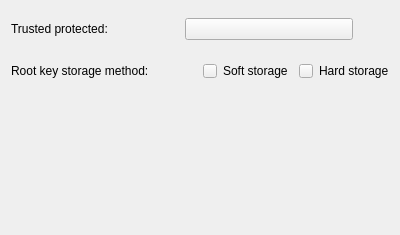
<?xml version="1.0" encoding="UTF-8"?>
<ui version="4.0">
 <class>TrustedSettings</class>
 <widget class="QWidget" name="TrustedSettings">
  <property name="geometry">
   <rect>
    <x>0</x>
    <y>0</y>
    <width>400</width>
    <height>235</height>
   </rect>
  </property>
  <property name="windowTitle">
   <string>Form</string>
  </property>
  <layout class="QVBoxLayout" name="verticalLayout">
   <item>
    <layout class="QHBoxLayout" name="horizontalLayout">
     <property name="rightMargin">
      <number>36</number>
     </property>
     <item>
      <widget class="QLabel" name="label">
       <property name="minimumSize">
        <size>
         <width>0</width>
         <height>36</height>
        </size>
       </property>
       <property name="text">
        <string>Trusted protected:</string>
       </property>
      </widget>
     </item>
     <item>
      <widget class="QPushButton" name="m_switch">
       <property name="sizePolicy">
        <sizepolicy hsizetype="Minimum" vsizetype="Fixed">
         <horstretch>0</horstretch>
         <verstretch>0</verstretch>
        </sizepolicy>
       </property>
       <property name="cursor">
        <cursorShape>PointingHandCursor</cursorShape>
       </property>
       <property name="text">
        <string/>
       </property>
      </widget>
     </item>
    </layout>
   </item>
   <item>
    <layout class="QHBoxLayout" name="horizontalLayout_2">
     <item>
      <widget class="QLabel" name="label_2">
       <property name="minimumSize">
        <size>
         <width>0</width>
         <height>36</height>
        </size>
       </property>
       <property name="text">
        <string>Root key storage method:</string>
       </property>
      </widget>
     </item>
     <item>
      <layout class="QHBoxLayout" name="horizontalLayout_5">
       <item>
        <layout class="QHBoxLayout" name="horizontalLayout_3">
         <item>
          <widget class="QPushButton" name="m_soft">
           <property name="sizePolicy">
            <sizepolicy hsizetype="Fixed" vsizetype="Fixed">
             <horstretch>0</horstretch>
             <verstretch>0</verstretch>
            </sizepolicy>
           </property>
           <property name="minimumSize">
            <size>
             <width>14</width>
             <height>14</height>
            </size>
           </property>
           <property name="maximumSize">
            <size>
             <width>14</width>
             <height>14</height>
            </size>
           </property>
           <property name="cursor">
            <cursorShape>PointingHandCursor</cursorShape>
           </property>
           <property name="text">
            <string/>
           </property>
          </widget>
         </item>
         <item>
          <widget class="QLabel" name="label_3">
           <property name="text">
            <string>Soft storage</string>
           </property>
          </widget>
         </item>
        </layout>
       </item>
       <item>
        <layout class="QHBoxLayout" name="horizontalLayout_4">
         <item>
          <widget class="QPushButton" name="m_hard">
           <property name="sizePolicy">
            <sizepolicy hsizetype="Fixed" vsizetype="Fixed">
             <horstretch>0</horstretch>
             <verstretch>0</verstretch>
            </sizepolicy>
           </property>
           <property name="minimumSize">
            <size>
             <width>14</width>
             <height>14</height>
            </size>
           </property>
           <property name="maximumSize">
            <size>
             <width>14</width>
             <height>14</height>
            </size>
           </property>
           <property name="cursor">
            <cursorShape>PointingHandCursor</cursorShape>
           </property>
           <property name="text">
            <string/>
           </property>
          </widget>
         </item>
         <item>
          <widget class="QLabel" name="m_hardLabel">
           <property name="cursor">
            <cursorShape>ArrowCursor</cursorShape>
           </property>
           <property name="text">
            <string>Hard storage</string>
           </property>
          </widget>
         </item>
        </layout>
       </item>
      </layout>
     </item>
    </layout>
   </item>
   <item>
    <spacer name="verticalSpacer">
     <property name="orientation">
      <enum>Qt::Vertical</enum>
     </property>
     <property name="sizeHint" stdset="0">
      <size>
       <width>20</width>
       <height>40</height>
      </size>
     </property>
    </spacer>
   </item>
  </layout>
 </widget>
 <resources/>
 <connections/>
</ui>
